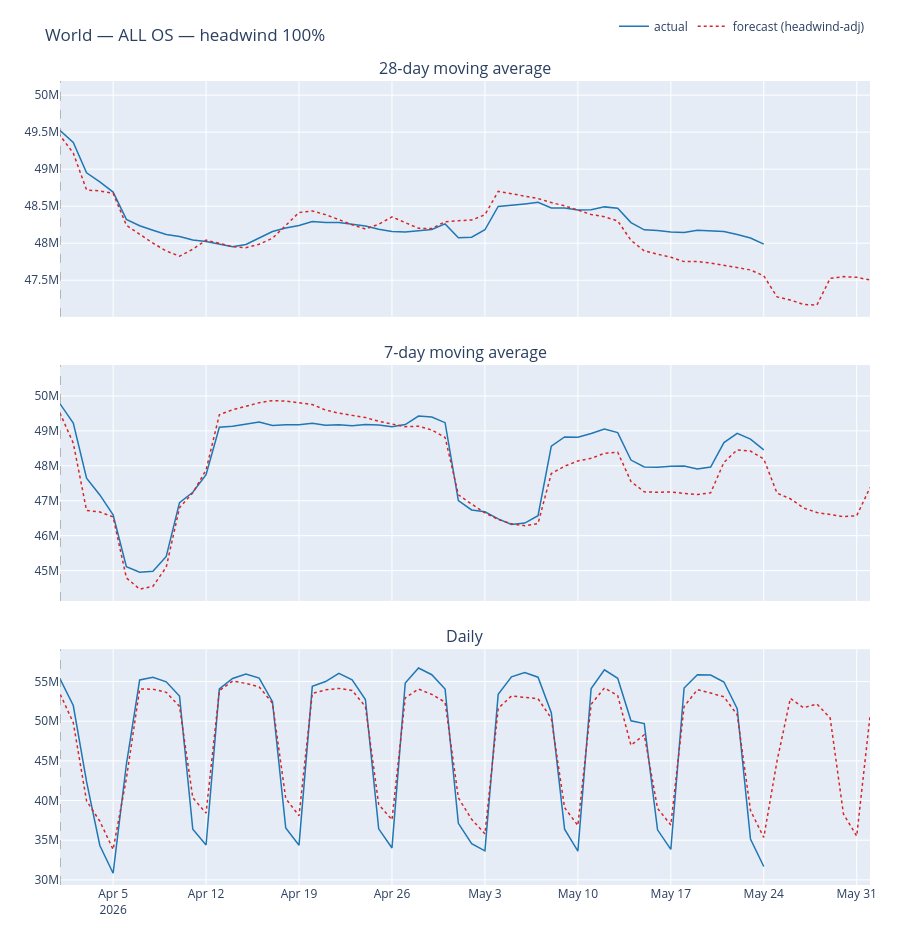

Notebook source saved alongside this figure:
### Markdown cell above
## 1. World

World total: headwind is applied at 100%. OS-class breakouts live in their own section (§8).

### Code cell
# [plot-world-total]
show_entity(world_all, title_suffix="headwind 100%")
